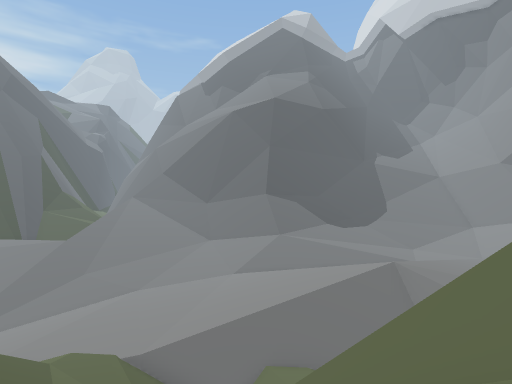
View 1 (above)

22 first-person views from a walk through a scene from a Unity 3-D project. The camera is 1.3 m above the floor, tilts 2° down and sees 85° across. The floor is counted in squares, 2 m on a side. Each view is taken from the middle of a square. On the plan, view 1 faces up. The plan holds only what a view shows up to about 9 squares ahead; the rest is blank. The place goes on beyond the plan.

View 2
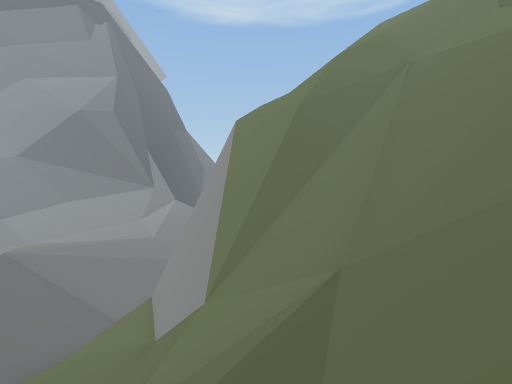

View 3
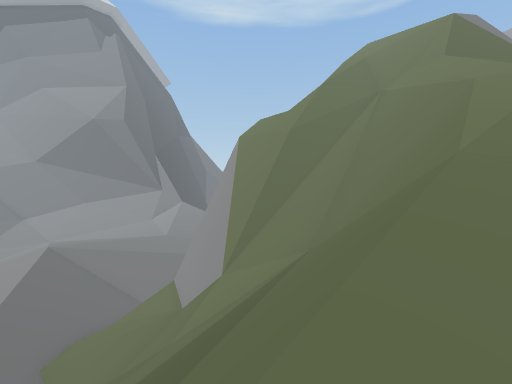

View 4
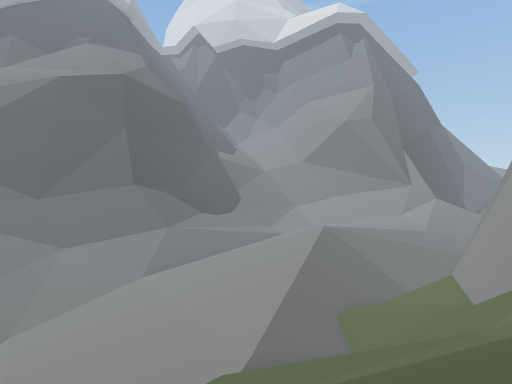

View 5
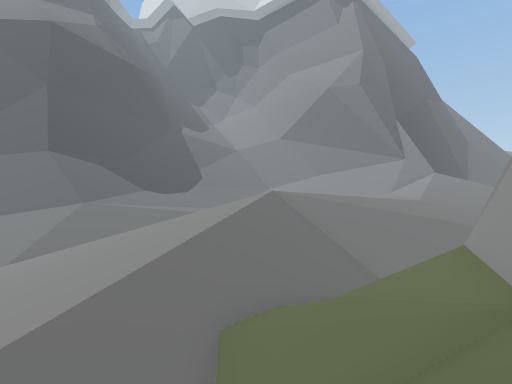

View 6
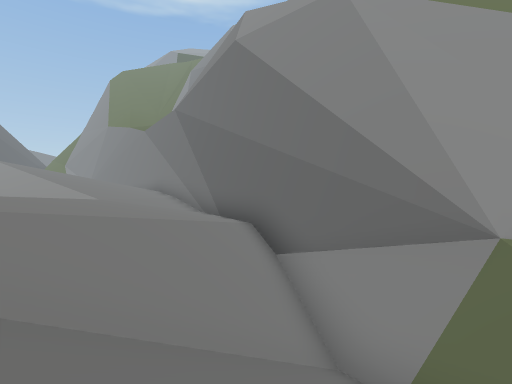

View 7
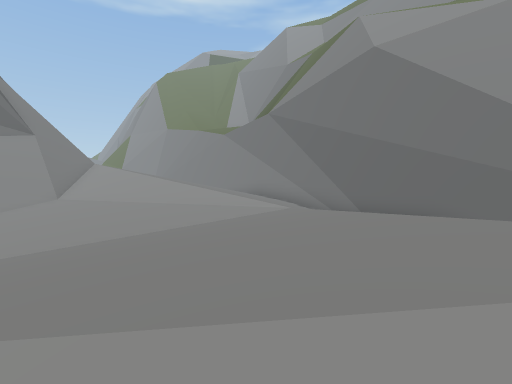

View 8
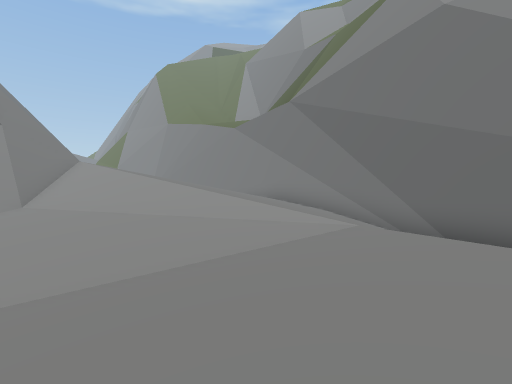

View 9
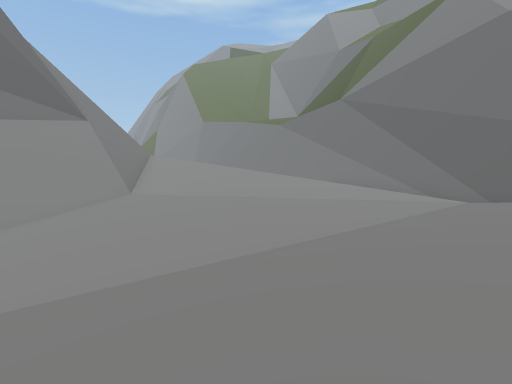

View 10
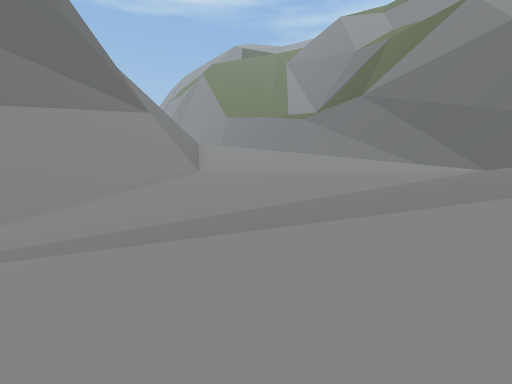

View 11
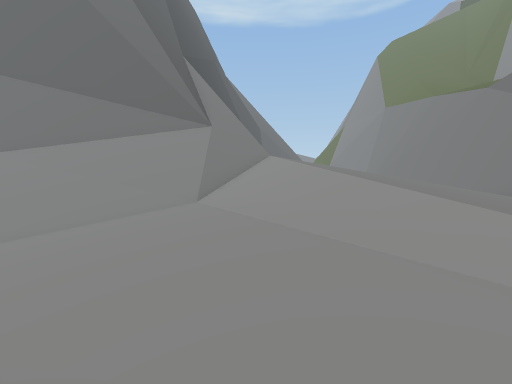

View 12
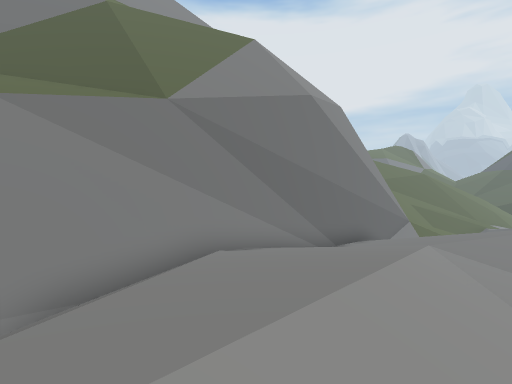

View 13
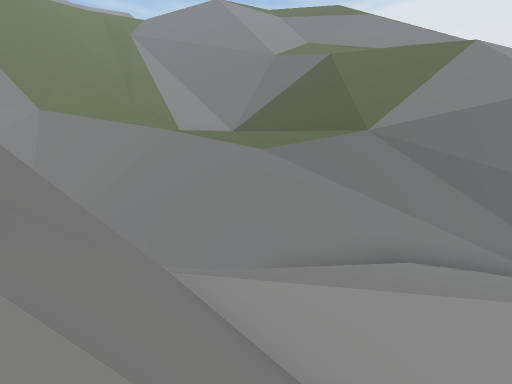

View 14
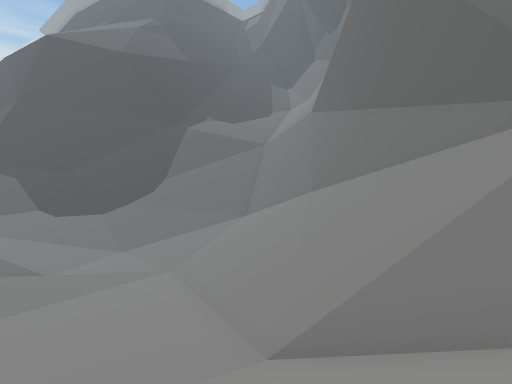

View 15
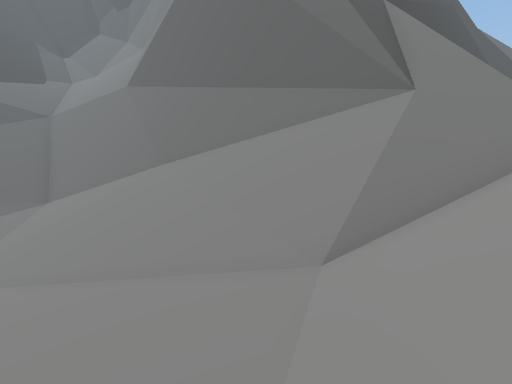

View 16
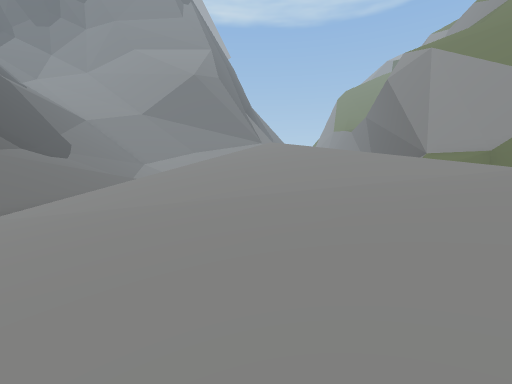

View 17
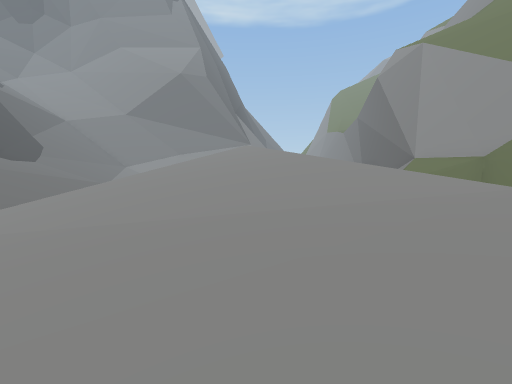

View 18
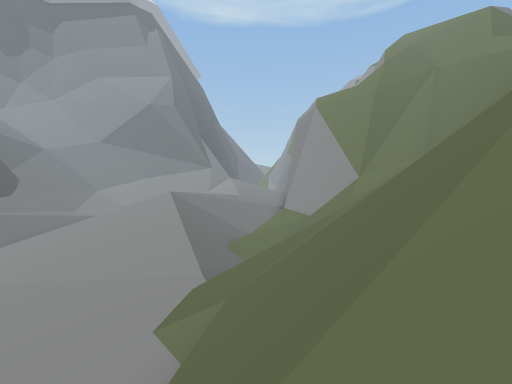

View 19
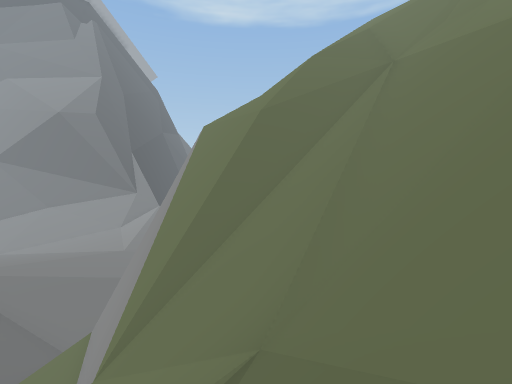

View 20
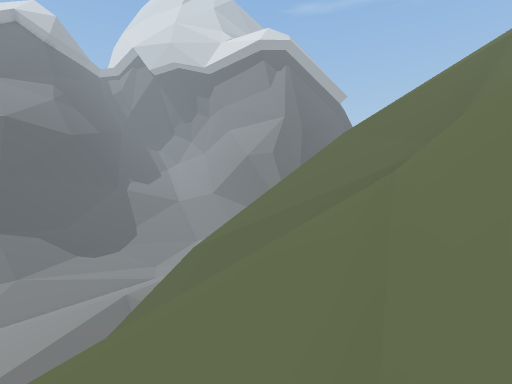

View 21
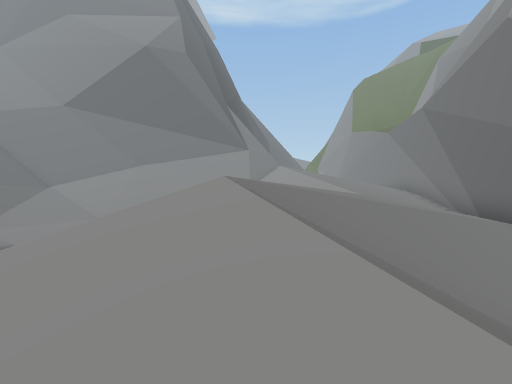

View 22
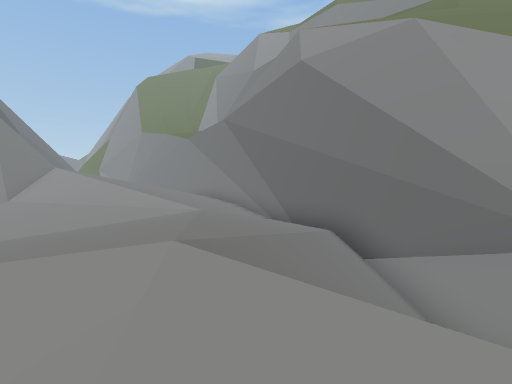

### Floor plan
Key: @ floor where view 1 was taken; # wall or solid block; . main floor; - floor 0.75 m lower than the main floor; : floor 1 m higher than the main floor; _ floor 1.5 m lower than the main floor; + floor 1.75 m higher than the main floor; < floor 2.25 m lower than the main floor; * floor 2.5 m higher than the main floor; ( floor 3 m lower than the main floor; % floor 3.25 m higher than the main floor; ! floor 4 m lower than the main floor; / step, stairs or slope; = window, fence, low wall or low ledge; ^ raised ledge; v drop or lower ground.
Columns run from 9 left of view 1 to 20 right of it. Each row starts with its distance up from view 1.
 17         //          __/////#
 16        (//           /_////#
 15   /!  ((///       ///--////##
 14   /(((((////      /..--.////#
 13   /((((<////      ......////^
 12   /(((<//////////:.......///#
 11   /(<<<////////++::.....:///#^
 10    <<<_//////+/++::...:::///=#
  9  //<___/////////++::::://///##
  8  //____/-///////:+:::////%%%v
  7   v=////////////::::++++***/
  6 ///////////=##///..::+++++/v
  5  /////// ///####/.../:+++//
  4   ////////##^^ #######::///###
  3   ///////=^  vvvvv   #######^^
  2    ///////^^vvv////vvv
  1     ///////^v////     vvv
  0      /###@//=///       vvvvv
 -1        #v///==//=       vvv
 -2        //#////////=
 -3         //////==////=
 -4          ////==^^#
 -5            /=#
 -6             ##

Positions as (right, up) in squares from view 1, and headings:
1: (0, 0), facing up
2: (-4, 2), facing right
3: (-6, 2), facing right
4: (-7, 3), facing up-right
5: (-2, 4), facing up-right
6: (3, 9), facing down-right
7: (6, 12), facing down-right
8: (8, 11), facing down-right
9: (9, 13), facing down-right
10: (9, 15), facing down-right
11: (10, 9), facing right
12: (18, 9), facing down-left
13: (18, 11), facing down
14: (16, 8), facing up
15: (14, 9), facing up-right
16: (-7, 11), facing right
17: (-6, 10), facing right
18: (-9, 6), facing right
19: (-3, 1), facing right
20: (0, -4), facing up-right
21: (2, 10), facing right
22: (4, 11), facing down-right
